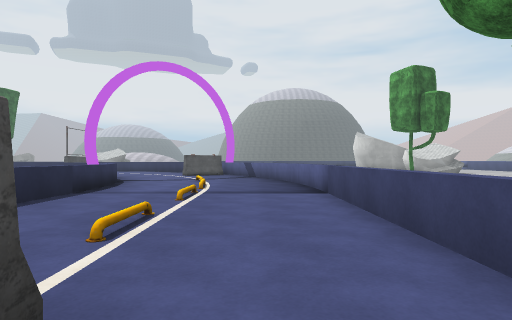
View 1 (above)

22 first-person views from a walk through a scene from a Unity 3-D project. The camera is 1.2 m above the floor, looks level and sees 75° across. The floor is counted in squares, 2 m on a side. Each view is taken from the middle of a square. On the plan, view 1 faces up. The plan holds only what a view shows up to about 10 squares ahead; the rest is blank. The place goes on beyond the plan. The player is left out. Some animated figures are not drawn. Some surface patterns are stand-ins.

View 2
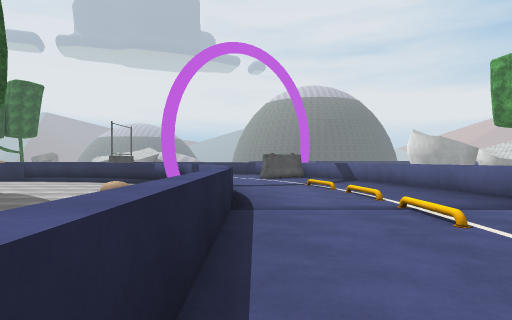

View 3
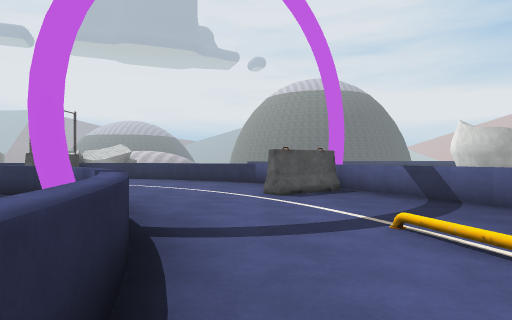

View 4
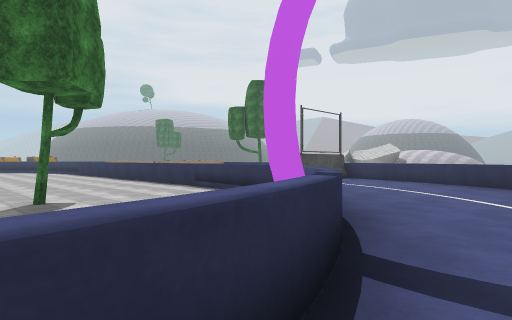

View 5
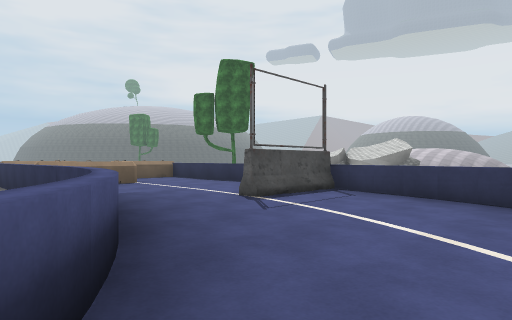

View 6
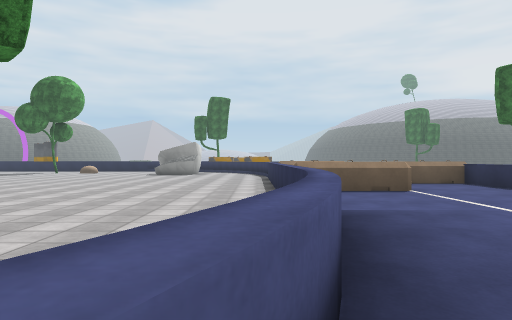

View 7
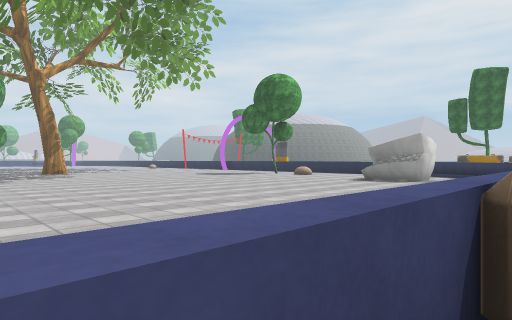

View 8
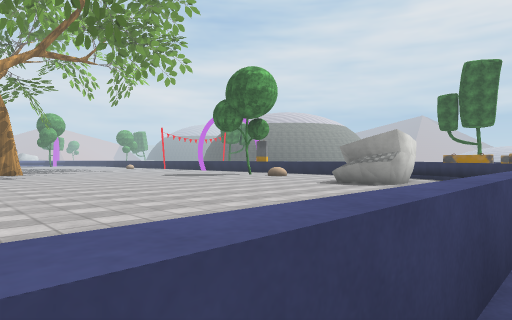

View 9
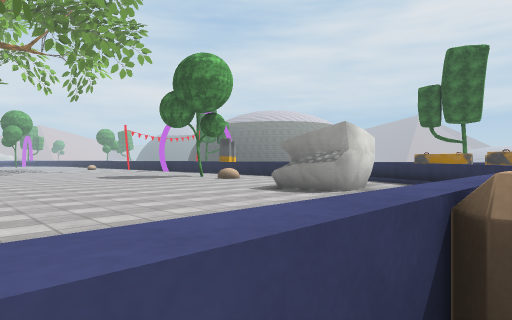

View 10
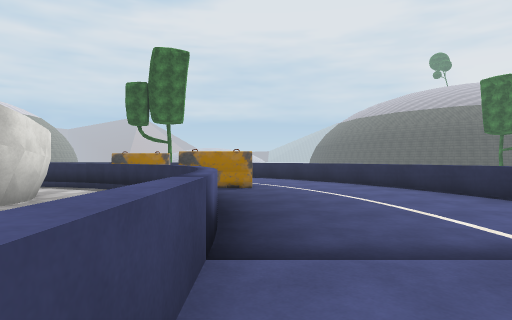

View 11
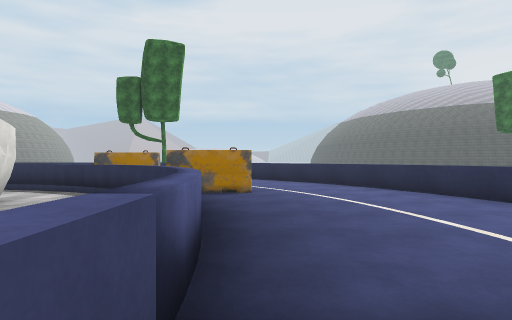

View 12
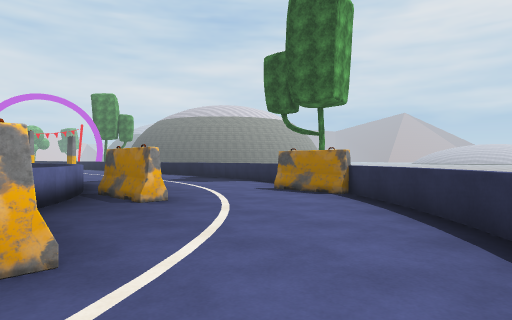

View 13
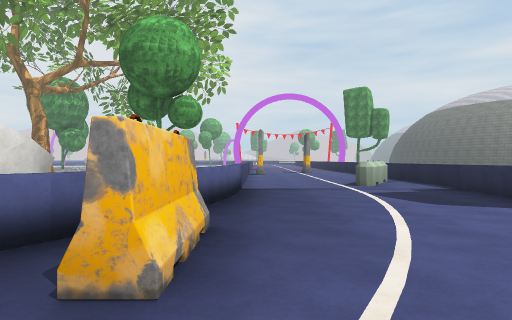

View 14
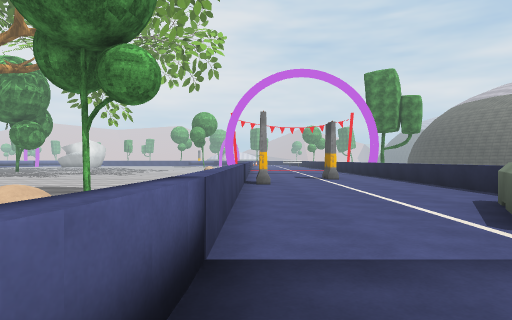

View 15
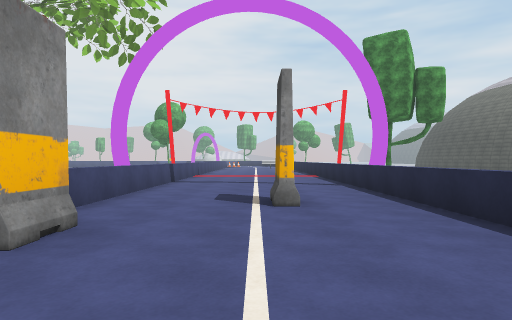

View 16
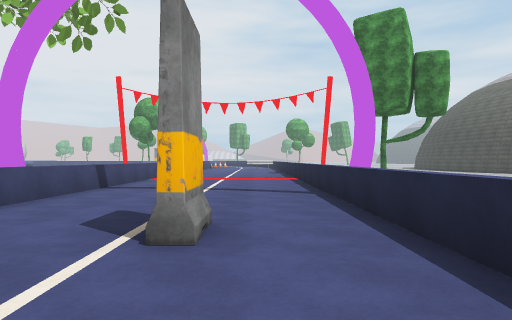

View 17
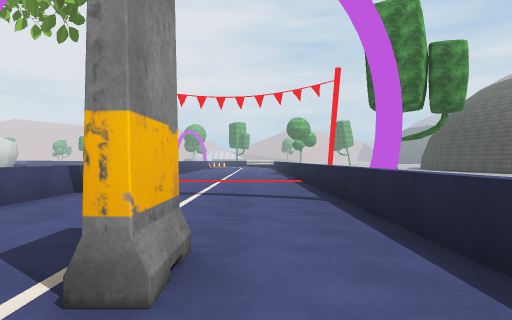

View 18
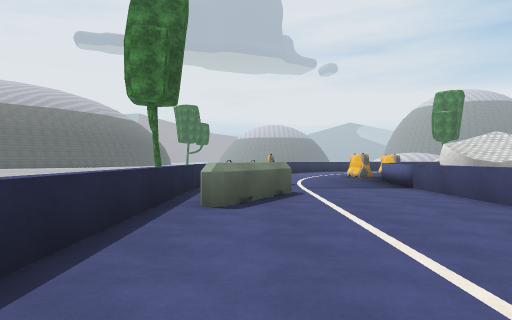

View 19
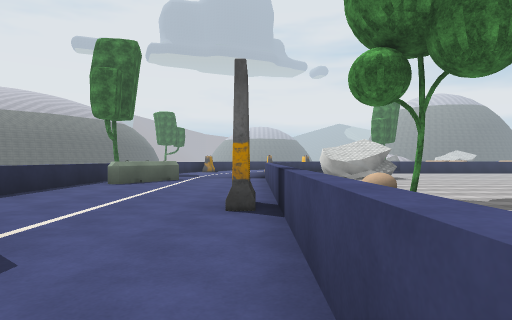

View 20
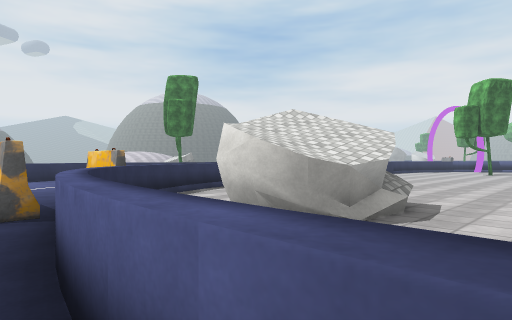

View 21
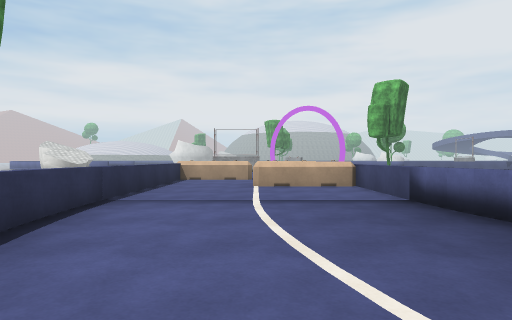

View 22
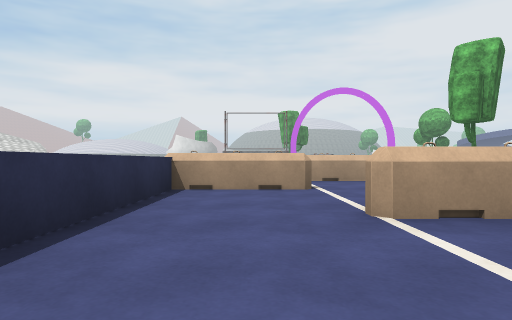

### Floor plan
Key: @ floor where view 1 was taken; # wall or solid block; . main floor; - floor 0.25 m lower than the main floor; / step, stairs or slope; = window, fence, low wall or low ledge; ^ raised ledge; T tree; O other object.
Columns run from 34 left of view 1 to 2 right of it. Each row starts with its distance up from view 1.
 19                   =
 18          ^=..-.....O.... O=^
 17       =^.....-.....O.....O...^=
 16      =.......-..O....O...O.....=
 15     ^........-..O....O.......... #
 14    =....O....-..O....#..........O#
 13   #/....O.=^- == ====-=--^=.....O.=
 12    O....^--      -----------^.....^
 11   ....O^--       ----------- #.....
 10  ^....O-O##----------------- -.....^
  9  ^....=-OOOO------------T---  =....^
  8  .....^ OOOO----------    -- O^.....
  7  .....=  -------------         .....=
  6 =.....     ---- ------         .....
  5 =.O...   -----   -- --        =.....
  4 =.O...   -----      --        =.....
  3 =.....  O---                  =.....
  2 =.....  T--                   =.....
  1 =.....   --                    OOO..
  0 =..../                            @
 -1 =....O
 -2 =.....
 -3 =..O..
 -4 =.....
 -5 =.....=
 -6 =....=#
 -7 =.....
 -8 =.....
 -9 =.....
-10 =.....=
-11 #....

Where each view was taken, in squares from view 1:
view 1: 0 up, 0 right, facing up
view 2: 2 up, 3 left, facing up
view 3: 7 up, 3 left, facing up
view 4: 8 up, 3 left, facing up-left
view 5: 12 up, 5 left, facing up-left
view 6: 13 up, 7 left, facing left
view 7: 14 up, 12 left, facing down-left
view 8: 14 up, 14 left, facing down-left
view 9: 14 up, 17 left, facing down-left
view 10: 14 up, 19 left, facing left
view 11: 14 up, 20 left, facing left
view 12: 16 up, 26 left, facing down-left
view 13: 13 up, 29 left, facing down
view 14: 8 up, 29 left, facing down
view 15: 2 up, 31 left, facing down
view 16: 0 up, 32 left, facing down
view 17: 1 down, 32 left, facing down
view 18: 1 down, 32 left, facing up
view 19: 5 down, 29 left, facing up
view 20: 6 up, 29 left, facing up-right
view 21: 16 up, 26 left, facing right
view 22: 17 up, 21 left, facing right
